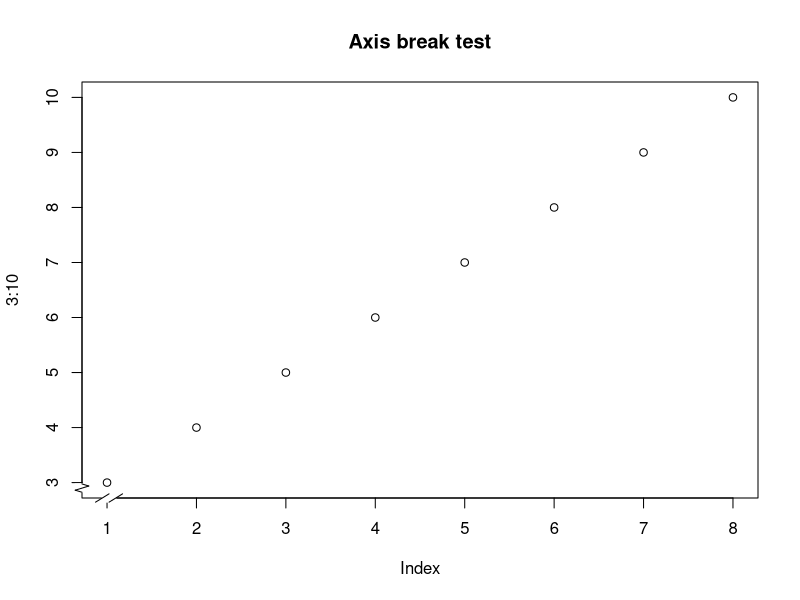
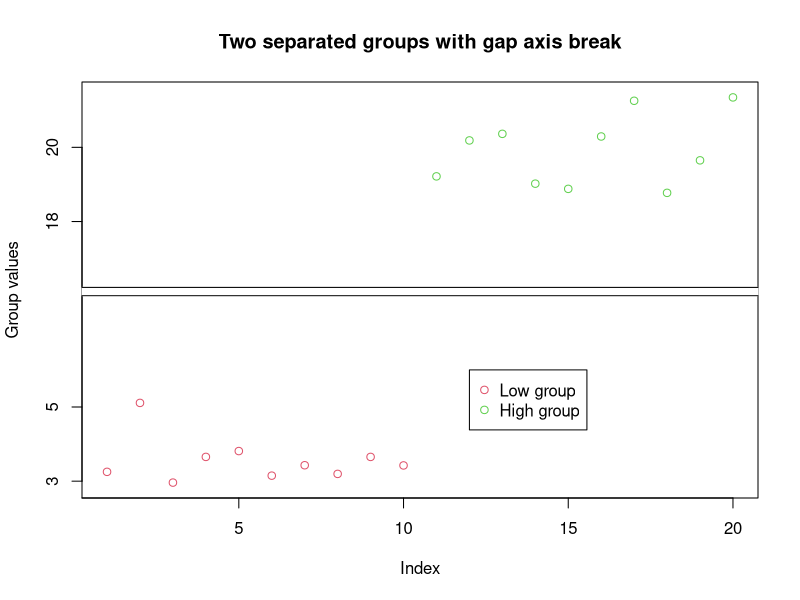

Recreate these plots in R, in order.
library(plotrix)


### Name: axis.break
### Title: Place a "break" mark on an axis
### Aliases: axis.break
### Keywords: misc

### ** Examples

 plot(3:10, main = "Axis break test")
 # put a break at the default axis and position
 axis.break()
 axis.break(2, 2.9, style = "zigzag")
 twogrp <- c(rnorm(10) + 4, rnorm(10) + 20)
 gap.plot(twogrp,gap = c(8,16), xlab = "Index", ylab = "Group values",
  main = "Two separated groups with gap axis break",
  col = c(rep(2, 10), rep(3, 10)), ytics = c(3, 5, 18, 20))
 legend(12, 6, c("Low group", "High group"), pch = 1, col = 2:3)



